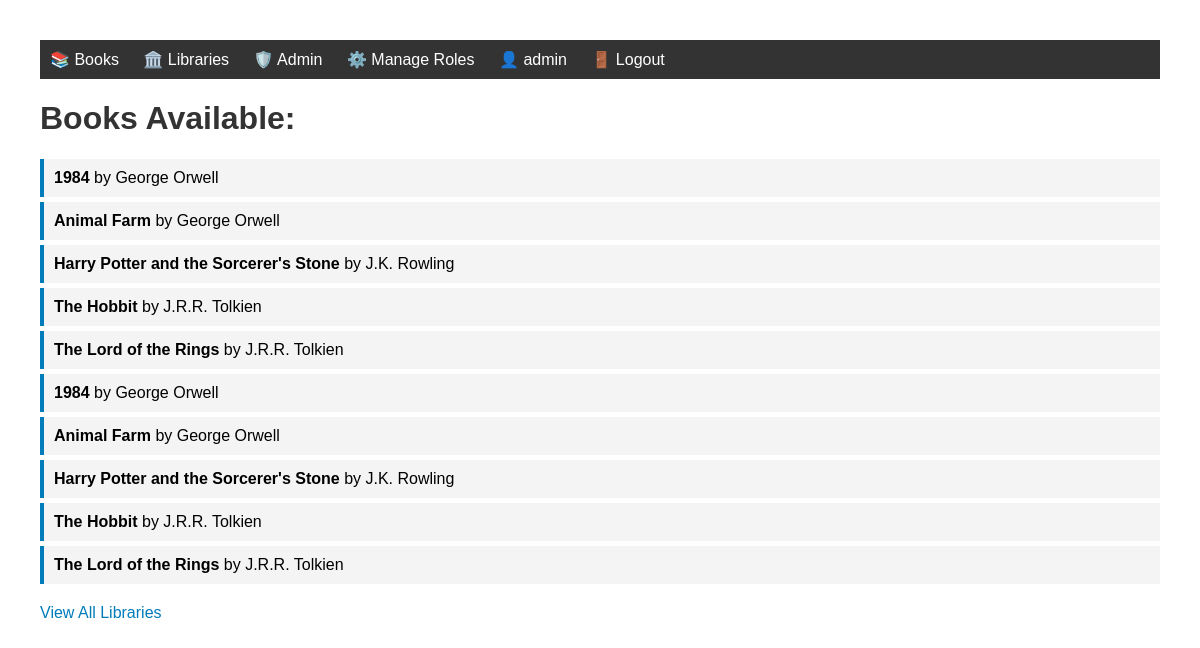
/relationship/books/ (signed in), run on the app's committed database.
### relationship_app/models.py (models this page shows, shortened)
class Book(models.Model):
    title = models.CharField(max_length=200)
    author = models.ForeignKey(Author, on_delete=models.CASCADE, related_name='books')
    class Meta:
        permissions = [
            ("can_add_book", "Can add book"),
            ("can_change_book", "Can change book"),
            ("can_delete_book", "Can delete book"),
        ]

class Author(models.Model):
    name = models.CharField(max_length=100)

### relationship_app/views.py (the view)
# urls.py: path('books/', views.list_books, name='list_books'),
def list_books(request):
    books = Book.objects.all().select_related('author')
    return render(request, 'relationship_app/list_books.html', {
        'books': books,
        'can_add_book': request.user.has_perm('relationship_app.can_add_book')
    })

### relationship_app/templates/relationship_app/list_books.html (shortened to what this page needs)
<!DOCTYPE html>
<html lang="en">
<head>
</head>
<body>
   <nav style="background: #333; padding: 10px; margin-bottom: 20px;">
    <div style="max-width: 1200px; margin: 0 auto;">
        <a href="{% url 'relationship_app:list_books' %}" style="color: white; text-decoration: none; margin-right: 20px;">📚 Books</a>
        <a href="{% url 'relationship_app:library_list' %}" style="color: white; text-decoration: none; margin-right: 20px;">🏛️ Libraries</a>
        {% if user.is_authenticated %}
            {% if user.profile.role == 'admin' %}
                <a href="{% url 'relationship_app:admin_view' %}" style="color: white; text-decoration: none; margin-right: 20px;">🛡️ Admin</a>
                <a href="{% url 'relationship_app:manage_roles' %}" style="color: white; text-decoration: none; margin-right: 20px;">⚙️ Manage Roles</a>
            {% elif user.profile.role == 'librarian' %}
                <a href="{% url 'relationship_app:librarian_view' %}" style="color: white; text-decoration: none; margin-right: 20px;">📖 Librarian</a>
            {% elif user.profile.role == 'member' %}
                <a href="{% url 'relationship_app:member_view' %}" style="color: white; text-decoration: none; margin-right: 20px;">👤 Member</a>
            {% endif %}
            <a href="{% url 'relationship_app:profile' %}" style="color: white; text-decoration: none; margin-right: 20px;">👤 {{ user.username }}</a>
            <a href="{% url 'relationship_app:logout' %}" style="color: white; text-decoration: none; margin-right: 20px;">🚪 Logout</a>
        {% else %}
            <a href="{% url 'relationship_app:login' %}" style="color: white; text-decoration: none; margin-right: 20px;">🔑 Login</a>
            <a href="{% url 'relationship_app:register' %}" style="color: white; text-decoration: none; margin-right: 20px;">📝 Register</a>
        {% endif %}
    </div>
</nav>
    <h1>Books Available:</h1>
    <ul>
        {% for book in books %}
        <li><strong>{{ book.title }}</strong> by {{ book.author.name }}</li>
        {% empty %}
        <li>No books available.</li>
        {% endfor %}
    </ul>
    <div style="margin-top: 20px;">
        <a href="{% url 'relationship_app:library_list' %}">View All Libraries</a>
    </div>
</body>
</html>

### relationship_app/templates/relationship_app/list_books.html (style rules this page uses)
body { font-family: Arial, sans-serif; margin: 40px; }
h1 { color: #333; }
ul { list-style-type: none; padding: 0; }
li { background: #f4f4f4; margin: 5px 0; padding: 10px; border-left: 4px solid #007cba; }
a { color: #007cba; text-decoration: none; }

### data on the page
Book: title "1984", author.name "George Orwell"
Book: title "Animal Farm", author.name "George Orwell"
Book: title "Harry Potter and the Sorcerer's Stone", author.name "J.K. Rowling"
Book: title "The Hobbit", author.name "J.R.R. Tolkien"
Book: title "The Lord of the Rings", author.name "J.R.R. Tolkien"
Book: title "1984", author.name "George Orwell"
Book: title "Animal Farm", author.name "George Orwell"
Book: title "Harry Potter and the Sorcerer's Stone", author.name "J.K. Rowling"
Book: title "The Hobbit", author.name "J.R.R. Tolkien"
Book: title "The Lord of the Rings", author.name "J.R.R. Tolkien"

### other printed values
{{ user.username }} "admin"
